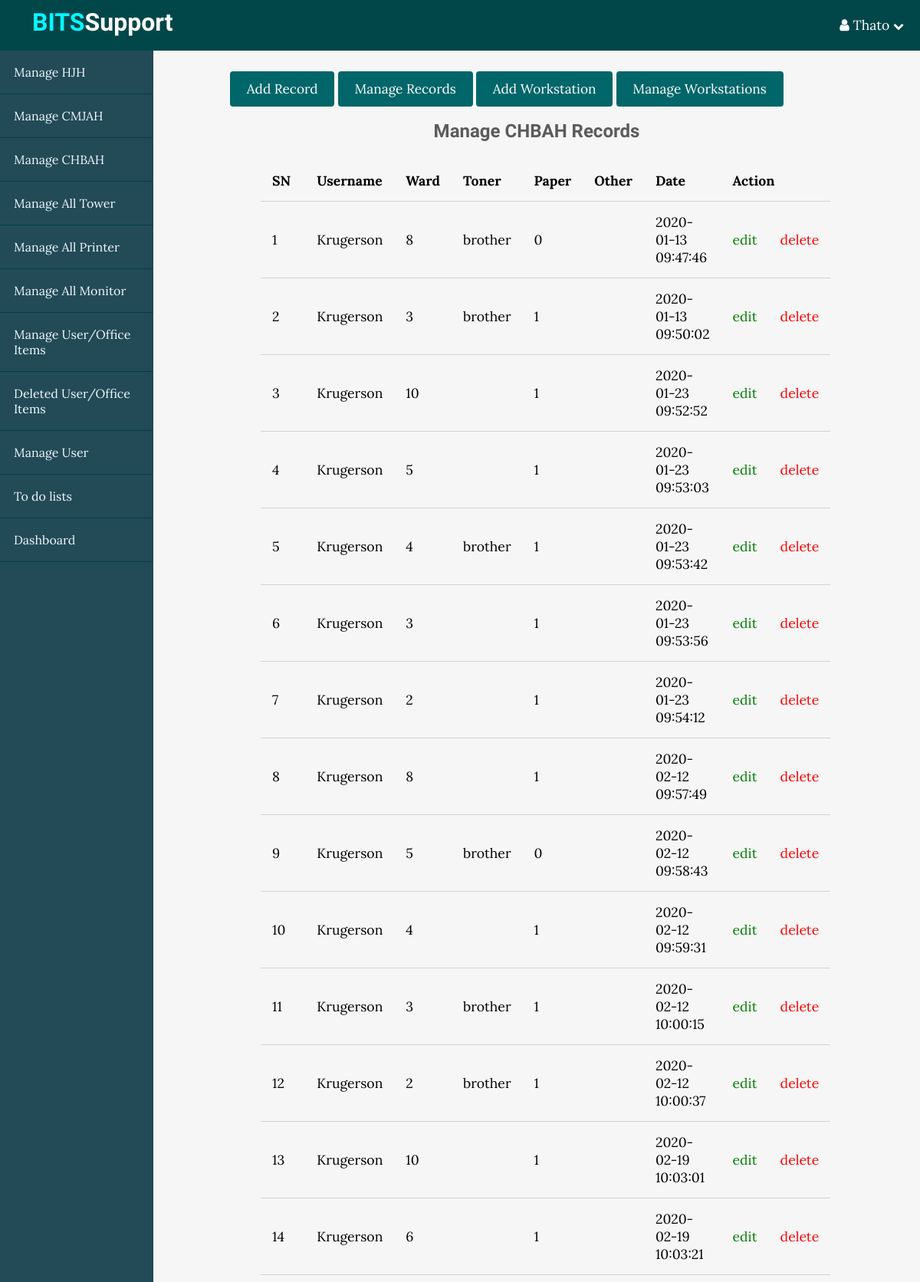
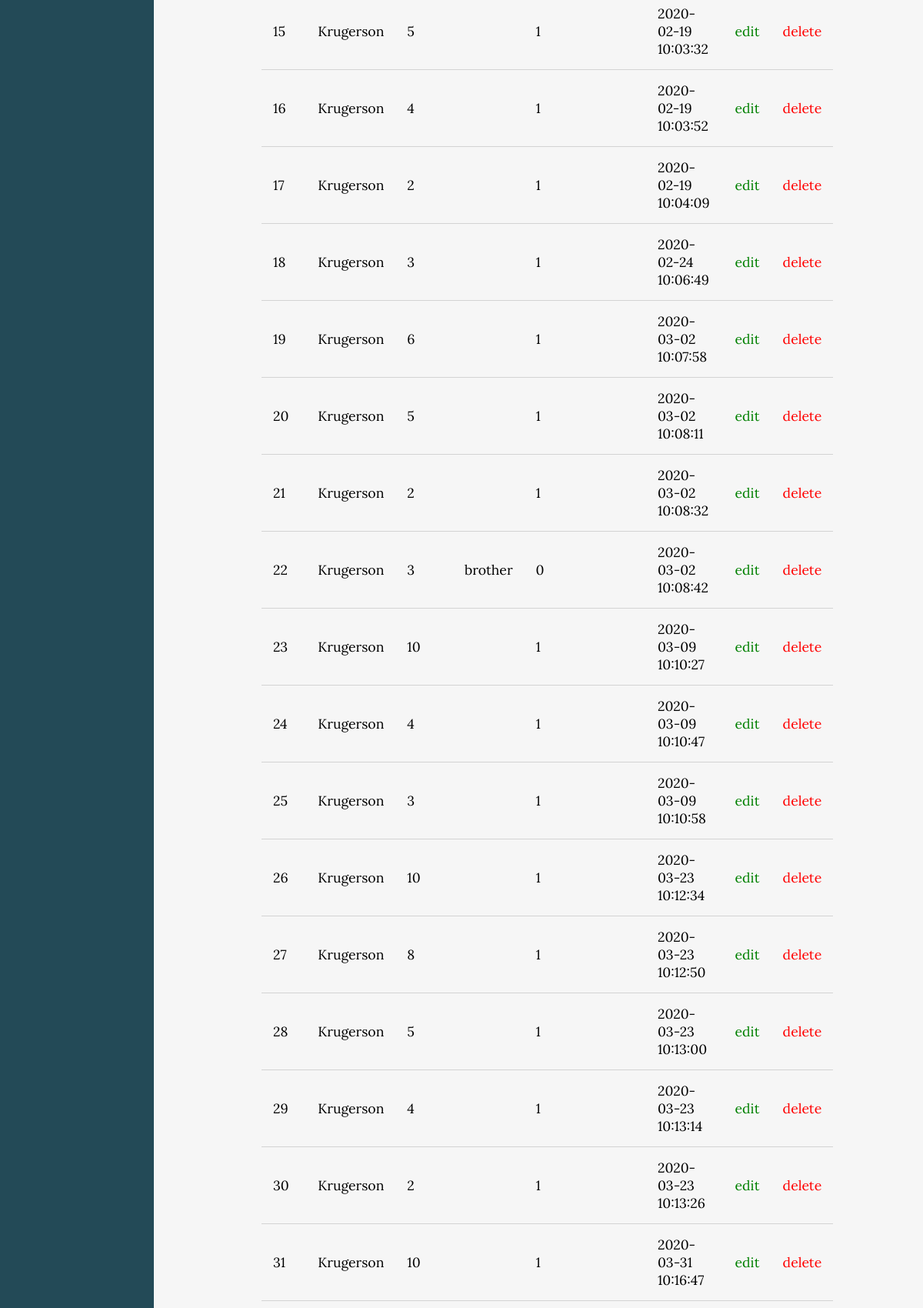
Page /BITS/topicsIndex.php (signed in, upper part) on the committed database (2 pictures, top to bottom).
### tables this page shows
CREATE TABLE `chbah` (
  `id` int(11) NOT NULL,
  `username` varchar(255) NOT NULL,
  `ward` varchar(11) NOT NULL,
  `replaced_toner` tinyint(4) NOT NULL,
  `type_of_toner` varchar(11) NOT NULL,
  `issued_paper` tinyint(4) NOT NULL,
  `quality_of_paper` int(11) NOT NULL,
  `other_issue` tinyint(4) NOT NULL,
  `specify_issue` varchar(255) NOT NULL,
  `comments` varchar(255) NOT NULL,
  `created_at` timestamp NOT NULL DEFAULT current_timestamp()
);

### BITS/app/database/db.php (called while the page is built, shortened)
<?php
require("connect.php");
function selectAll($table, $conditions = []){
    global $conn;
    $sql = "SELECT * FROM $table";
    if (empty($conditions)){
        $stmt = $conn->prepare($sql);
        $stmt->execute();
        $records = $stmt->get_result()->fetch_all(MYSQLI_ASSOC);
        return $records;
    }
}

### BITS/app/controllers/support.php (called while the page is built, shortened)
<?php
include(ROOT_PATH . "/app/database/db.php");
$chbah_data = selectAll('chbah');

### BITS/topicsIndex.php (the view, shortened to what this page needs)
<?php
include(ROOT_PATH . "/app/controllers/support.php");
?>
<!DOCTYPE html>
<html lang="en">
<head>
    <link rel="stylesheet" href="https://maxcdn.bootstrapcdn.com/font-awesome/4.5.0/css/font-awesome.min.css">
    <link rel="stylesheet" href="assets/css/style.css">
    <link rel="stylesheet" href="assets/css/admin.css">
</head>
<body>
<?php include(ROOT_PATH . "/app/includes/adminHeader.php");?>
<div class="admin-wrapper">
    <?php include(ROOT_PATH . "/app/includes/adminSidebar.php");?>
    <div class="admin-content">
        <div class="button-group">
            <a href="topicsCreate.php" class="btn btn-big">Add Record</a>
            <a href="topicsIndex.php" class="btn btn-big">Manage Records</a>
            <a href="topicsWorkstationCreate.php" class="btn btn-big">Add Workstation</a>
            <a href="chbah_workstations.php" class="btn btn-big">Manage Workstations</a>
        </div>
        <div class="content">
            <h2 class="page-title">Manage CHBAH Records</h2>
            <table>
                <thead>
                    <th>SN</th>
                    <th>Username</th>
                    <th>Ward</th>
                    <th>Toner</th>
                    <th>Paper</th>
                    <th>Other</th>
                    <th>Date</th>
                    <th colspan="2">Action</th>
                </thead>
                <tbody>
                <?php foreach ($chbah_data as $key => $record): ?>
                    <tr>
                        <td><?php echo $key + 1; ?></td>
                        <td><?php echo $record['username']; ?></td>
                        <td><?php echo $record['ward']; ?></td>
                        <td><?php echo $record['type_of_toner']; ?></td>
                        <td><?php echo $record['quality_of_paper']; ?></td>
                        <td><?php echo $record['specify_issue']; ?></td>
                        <td><?php echo $record['created_at']; ?></td>
                        <td><a href="topicsEdit.php?chbah_update_id=<?php echo $record['id']; ?>" class="edit">edit</a></td>
                        <td><a href="topicsIndex.php?chbah_delete_id=<?php echo $record['id']; ?>" class="delete">delete</a></td>
                    </tr>
                <?php endforeach; ?>
                </tbody>
            </table>
        </div>
    </div>
</div>
</body>
</html>

### BITS/assets/css/style.css (style rules this page uses)
* { box-sizing: border-box; }
html, body { height: 100%; padding: 0px; margin: 0px; background: #f6f6f6; font-family: 'Lora', Serif; }
h1, h2, h3, h4, h5, h6 { font-family: 'candal',Serif; color: #5c5b5b; margin: 5px; }
a { text-decoration: none; color: inherit; }
.btn { padding: 0.5rem 1rem; background: #006669; color: white; border: 1px solid transparent; border-radius: 0.25rem; font-size: 1.08em; font-family: 'Lora',Serif; }
.btn-big { padding: 0.7rem 1.3rem; line-height: 1.3rem; }
.content { width: 90%; margin: 30px auto 30px; }

### BITS/assets/css/admin.css (style rules this page uses)
.admin-wrapper { display: flex; height: calc(100% - 66px); }
.admin-wrapper .admin-content { flex: 8; height: 100%; padding: 40px 100px 100px; overflow-y: scroll; overflow-x: scroll; }
.admin-content .page-title { text-align: center; margin-bottom: 1.5rem; }
table { width: 100%; border-collapse: collapse; font-size: 1.1rem; }
th, td { padding: 15px; text-align: left; border-bottom: 1px solid #d3d3d3; }
.edit { color: green; }
.delete { color: red; }

### rows in the picture
chbah: username "Krugerson", ward "8", type_of_toner "brother", quality_of_paper "0", created_at "2020-01-13 09:47:46"
chbah: username "Krugerson", ward "3", type_of_toner "brother", quality_of_paper "1", created_at "2020-01-13 09:50:02"
chbah: username "Krugerson", ward "10", quality_of_paper "1", created_at "2020-01-23 09:52:52"
chbah: username "Krugerson", ward "5", quality_of_paper "1", created_at "2020-01-23 09:53:03"
chbah: username "Krugerson", ward "4", type_of_toner "brother", quality_of_paper "1", created_at "2020-01-23 09:53:42"
chbah: username "Krugerson", ward "3", quality_of_paper "1", created_at "2020-01-23 09:53:56"
chbah: username "Krugerson", ward "2", quality_of_paper "1", created_at "2020-01-23 09:54:12"
chbah: username "Krugerson", ward "8", quality_of_paper "1", created_at "2020-02-12 09:57:49"
chbah: username "Krugerson", ward "5", type_of_toner "brother", quality_of_paper "0", created_at "2020-02-12 09:58:43"
chbah: username "Krugerson", ward "4", quality_of_paper "1", created_at "2020-02-12 09:59:31"
chbah: username "Krugerson", ward "3", type_of_toner "brother", quality_of_paper "1", created_at "2020-02-12 10:00:15"
chbah: username "Krugerson", ward "2", type_of_toner "brother", quality_of_paper "1", created_at "2020-02-12 10:00:37"
chbah: username "Krugerson", ward "10", quality_of_paper "1", created_at "2020-02-19 10:03:01"
chbah: username "Krugerson", ward "6", quality_of_paper "1", created_at "2020-02-19 10:03:21"
chbah: username "Krugerson", ward "5", quality_of_paper "1", created_at "2020-02-19 10:03:32"
chbah: username "Krugerson", ward "4", quality_of_paper "1", created_at "2020-02-19 10:03:52"
chbah: username "Krugerson", ward "2", quality_of_paper "1", created_at "2020-02-19 10:04:09"
chbah: username "Krugerson", ward "3", quality_of_paper "1", created_at "2020-02-24 10:06:49"
chbah: username "Krugerson", ward "6", quality_of_paper "1", created_at "2020-03-02 10:07:58"
chbah: username "Krugerson", ward "5", quality_of_paper "1", created_at "2020-03-02 10:08:11"
chbah: username "Krugerson", ward "2", quality_of_paper "1", created_at "2020-03-02 10:08:32"
chbah: username "Krugerson", ward "3", type_of_toner "brother", quality_of_paper "0", created_at "2020-03-02 10:08:42"
chbah: username "Krugerson", ward "10", quality_of_paper "1", created_at "2020-03-09 10:10:27"
chbah: username "Krugerson", ward "4", quality_of_paper "1", created_at "2020-03-09 10:10:47"
chbah: username "Krugerson", ward "3", quality_of_paper "1", created_at "2020-03-09 10:10:58"
chbah: username "Krugerson", ward "10", quality_of_paper "1", created_at "2020-03-23 10:12:34"
chbah: username "Krugerson", ward "8", quality_of_paper "1", created_at "2020-03-23 10:12:50"
chbah: username "Krugerson", ward "5", quality_of_paper "1", created_at "2020-03-23 10:13:00"
chbah: username "Krugerson", ward "4", quality_of_paper "1", created_at "2020-03-23 10:13:14"
chbah: username "Krugerson", ward "2", quality_of_paper "1", created_at "2020-03-23 10:13:26"
chbah: username "Krugerson", ward "10", quality_of_paper "1", created_at "2020-03-31 10:16:47"

### other values in the picture
$_SESSION['username'] "Thato"
